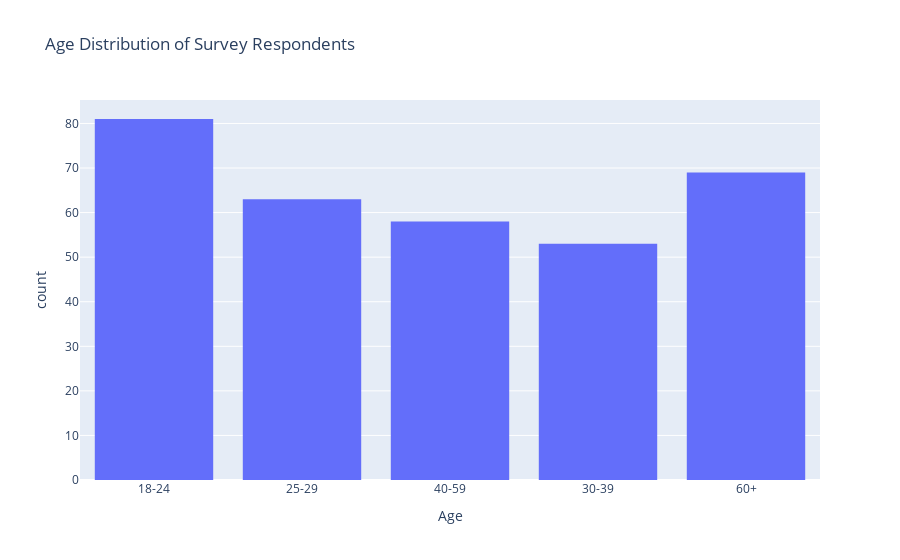
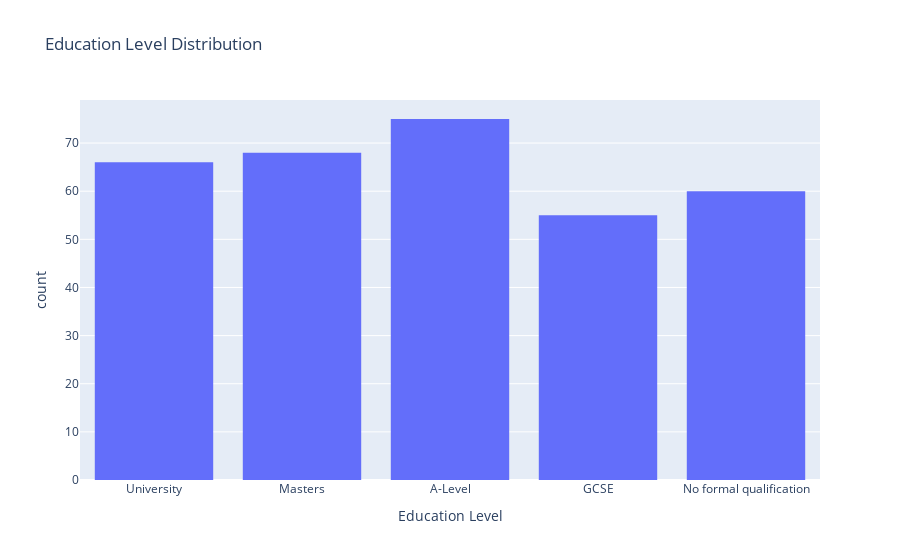
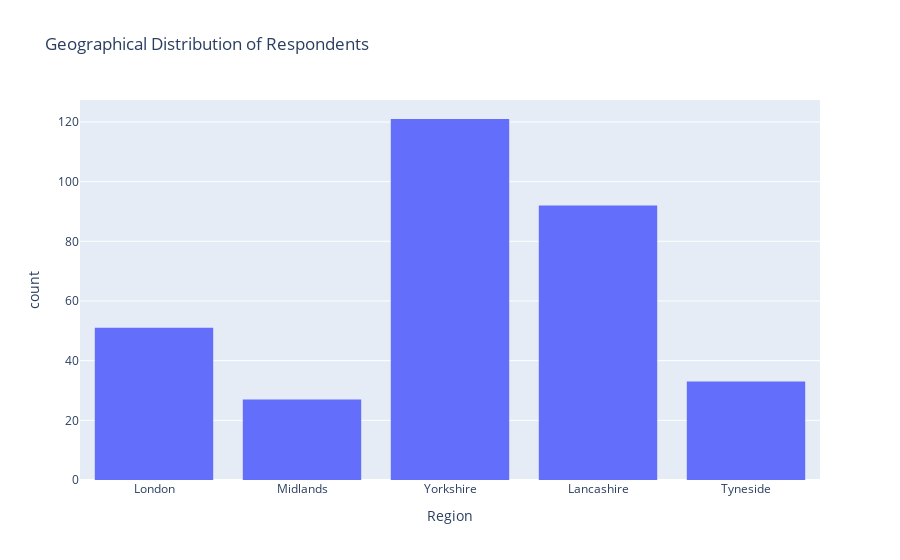
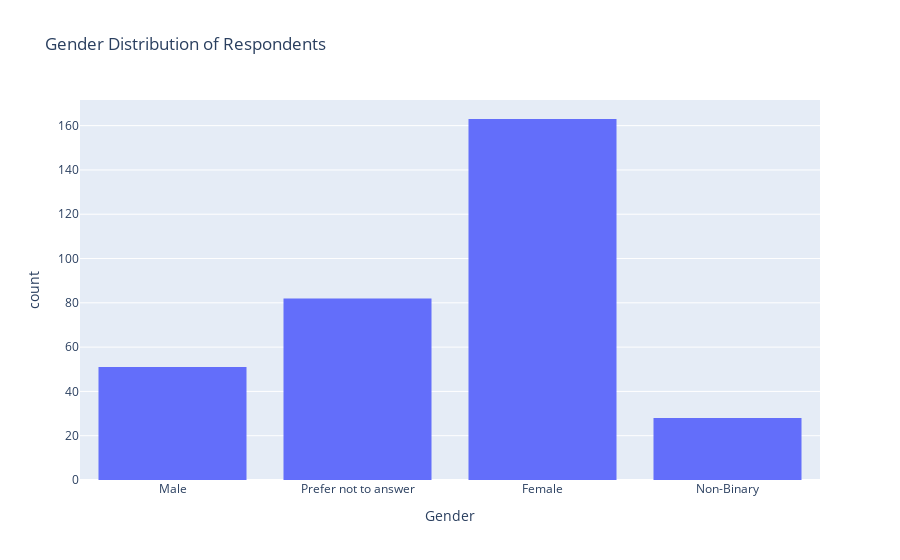

Here is the notebook cell these charts were saved with, in order:
### Code cell
import plotly.express as px
import pandas as pd
df = pd.read_csv("Forward_Feast_Survey.csv")
def visualise_age(df):
    fig_age = px.histogram(df, x="Age", nbins=20, title="Age Distribution of Survey Respondents")
    fig_age.show()
def visualise_education(df):
    fig_education = px.histogram(df, x="Education Level", title="Education Level Distribution")
    fig_education.show()
def visualise_region(df):
    fig_region = px.histogram(df, x="Region", title="Geographical Distribution of Respondents")
    fig_region.show()
def visualise_gender(df):
    fig_gender = px.histogram(df, x="Gender", title="Gender Distribution of Respondents")
    fig_gender.show()

visualise_age(df)
visualise_education(df)
visualise_region(df)
visualise_gender(df)

### Figure 1 — Plotly figure (JSON) as saved in the notebook; plotly's stock layout.template omitted (floating-point values rounded to 4 significant figures; data arrays with more than 128 entries replaced by an {"elided": "..."} marker saying what was removed)
{"data": [{"bingroup": "x", "hovertemplate": "Age=%{x}<br>count=%{y}<extra></extra>", "legendgroup": "", "marker": {"color": "#636efa", "pattern": {"shape": ""}}, "name": "", "nbinsx": 20, "orientation": "v", "showlegend": false, "type": "histogram", "x": {"elided": "324 str values"}, "xaxis": "x", "yaxis": "y"}], "layout": {"barmode": "relative", "legend": {"tracegroupgap": 0}, "title": {"text": "Age Distribution of Survey Respondents"}, "xaxis": {"anchor": "y", "domain": [0, 1], "title": {"text": "Age"}}, "yaxis": {"anchor": "x", "domain": [0, 1], "title": {"text": "count"}}}}

### Figure 2 — Plotly figure (JSON) as saved in the notebook; plotly's stock layout.template omitted (floating-point values rounded to 4 significant figures; data arrays with more than 128 entries replaced by an {"elided": "..."} marker saying what was removed)
{"data": [{"bingroup": "x", "hovertemplate": "Education Level=%{x}<br>count=%{y}<extra></extra>", "legendgroup": "", "marker": {"color": "#636efa", "pattern": {"shape": ""}}, "name": "", "orientation": "v", "showlegend": false, "type": "histogram", "x": {"elided": "324 str values"}, "xaxis": "x", "yaxis": "y"}], "layout": {"barmode": "relative", "legend": {"tracegroupgap": 0}, "title": {"text": "Education Level Distribution"}, "xaxis": {"anchor": "y", "domain": [0, 1], "title": {"text": "Education Level"}}, "yaxis": {"anchor": "x", "domain": [0, 1], "title": {"text": "count"}}}}

### Figure 3 — Plotly figure (JSON) as saved in the notebook; plotly's stock layout.template omitted (floating-point values rounded to 4 significant figures; data arrays with more than 128 entries replaced by an {"elided": "..."} marker saying what was removed)
{"data": [{"bingroup": "x", "hovertemplate": "Region=%{x}<br>count=%{y}<extra></extra>", "legendgroup": "", "marker": {"color": "#636efa", "pattern": {"shape": ""}}, "name": "", "orientation": "v", "showlegend": false, "type": "histogram", "x": {"elided": "324 str values"}, "xaxis": "x", "yaxis": "y"}], "layout": {"barmode": "relative", "legend": {"tracegroupgap": 0}, "title": {"text": "Geographical Distribution of Respondents"}, "xaxis": {"anchor": "y", "domain": [0, 1], "title": {"text": "Region"}}, "yaxis": {"anchor": "x", "domain": [0, 1], "title": {"text": "count"}}}}

### Figure 4 — Plotly figure (JSON) as saved in the notebook; plotly's stock layout.template omitted (floating-point values rounded to 4 significant figures; data arrays with more than 128 entries replaced by an {"elided": "..."} marker saying what was removed)
{"data": [{"bingroup": "x", "hovertemplate": "Gender=%{x}<br>count=%{y}<extra></extra>", "legendgroup": "", "marker": {"color": "#636efa", "pattern": {"shape": ""}}, "name": "", "orientation": "v", "showlegend": false, "type": "histogram", "x": {"elided": "324 str values"}, "xaxis": "x", "yaxis": "y"}], "layout": {"barmode": "relative", "legend": {"tracegroupgap": 0}, "title": {"text": "Gender Distribution of Respondents"}, "xaxis": {"anchor": "y", "domain": [0, 1], "title": {"text": "Gender"}}, "yaxis": {"anchor": "x", "domain": [0, 1], "title": {"text": "count"}}}}
